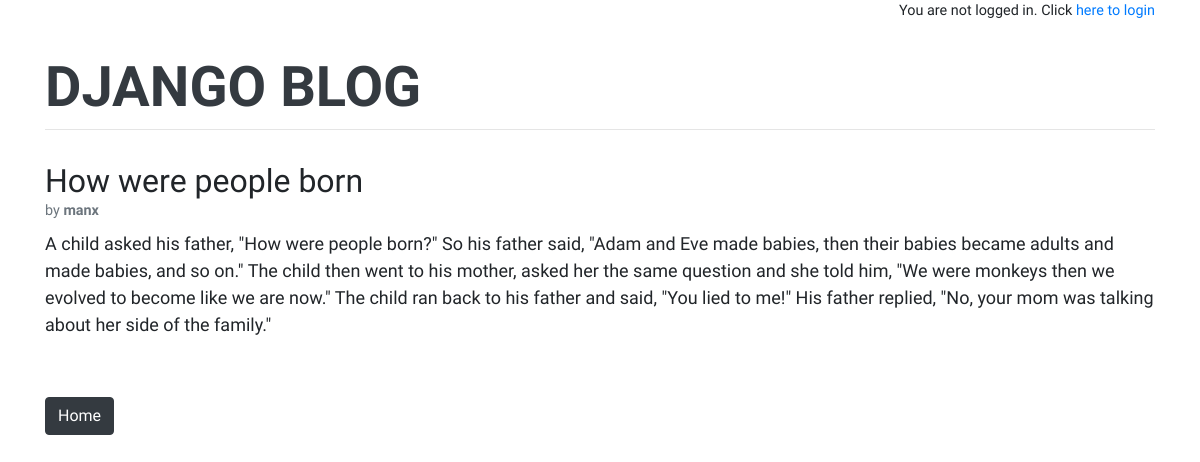
The app's page /post/1/ with its own data.
### blog/models.py (models this page shows, shortened)
class Post(models.Model):
    title = models.CharField(max_length=200)
    author = models.ForeignKey(
        'auth.User',
        on_delete=models.CASCADE,
    )
    body = models.TextField()

### blog/views.py (the view)
# urls.py: path('post/<int:pk>/', BlogDetailView.as_view(), name='post_detail'),
class BlogDetailView(DetailView):
    model = Post
    template_name = 'post_detail.html'

### templates/post_detail.html (shortened to what this page needs)
{% extends 'base.html' %}
{% block content %}
    <div class="post-entry">
        <h2 class="mb-0">{{ post.title }}</h2>
        <p class="text-muted small mb-2">by <b>{{ post.author }}</b></p>
        {% autoescape on %}
        <p>{{ post.body | linebreaksbr }}</p>
        {% endautoescape %}
        <br/>
    </div>
    <p>
        <a href="{% url 'home' %}" class="btn btn-dark">Home</a>
    </p>
{% endblock content %}

### static/css/base.css (style rules this page uses)
body { font-family: 'Source Sans Pro', sans-serif; font-size: 18px; }
.post-entry { margin-bottom: 2rem; }
.post-entry h2 { margin: 0.5rem 0; }
.post-entry p { margin: 0; font-weight: 400; }

### records on screen
Post: title "How were people born", author "manx", body "A child asked his father, \"How were people born?\" So his father said, \"Adam and Eve made babies, then their babies became adults and made babies, and so on.\" The child then went to his mother, asked her the same question and she told him, \"We were monkeys then we evolved to become like we are now.\" The child ran back to his father and said, \"You lied to me!\" His father replied, \"No, your mom was talking about her side of the family.\""
